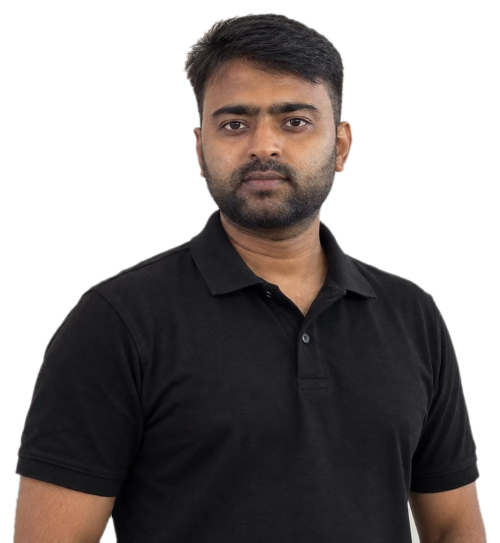
#> input picture assets/prince.webp, 1000 x 1085 px (shown at 1/2 size)
$ python make_og.py
#> lines starting #> are read from the running program, lines starting #| are printed output that depends on the picture
"""Generate assets/og.png (1200x630) in the site's midnight style, with the photo cutout.
Run:  python tools/make_og.py   (after tools/make_photo.py)"""
import os
from PIL import Image, ImageDraw, ImageFont, ImageFilter, ImageOps

W, H = 1200, 630
ROOT = os.path.dirname(os.path.dirname(os.path.abspath(__file__)))
OUT = os.path.join(ROOT, "assets", "og.png")
PHOTO = os.path.join(ROOT, "assets", "prince.webp")
FONTS = r"C:\Windows\Fonts"

BG, GOLD, INK, MUTED = (7, 9, 15), (143, 227, 194), (244, 246, 250), (148, 162, 179)
bold = lambda s: ImageFont.truetype(f"{FONTS}\\segoeuib.ttf", s)
reg = lambda s: ImageFont.truetype(f"{FONTS}\\segoeui.ttf", s)
serif_i = lambda s: ImageFont.truetype(f"{FONTS}\\georgiai.ttf", s)

# Background: midnight navy with a deep blue glow behind the photo
img = Image.new("RGB", (W, H), BG)
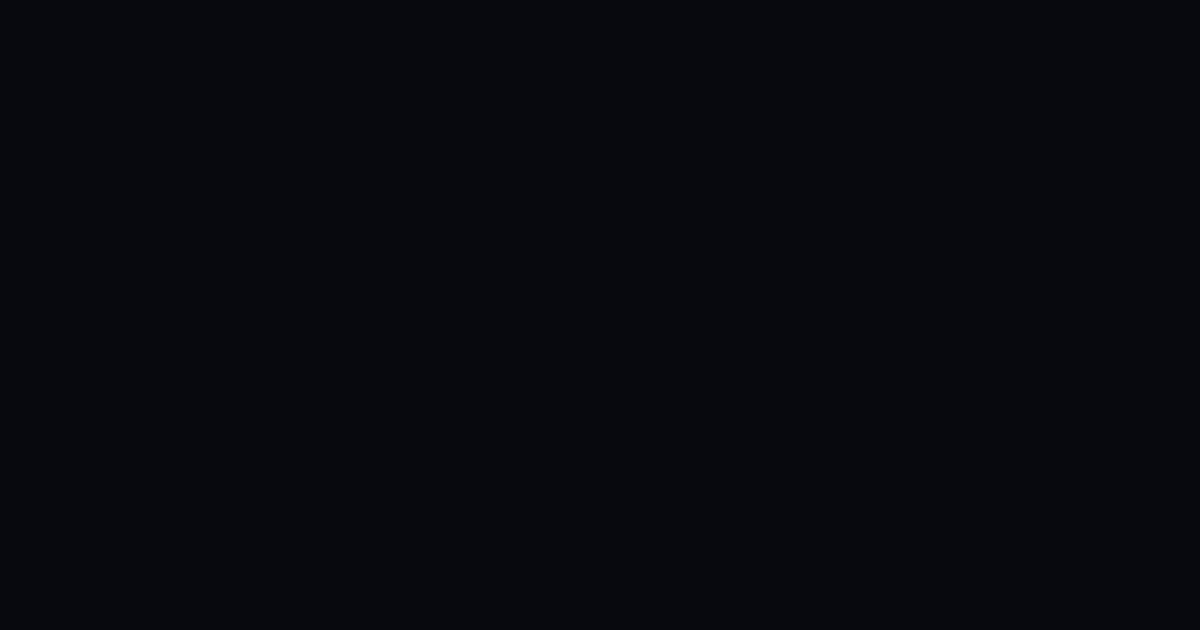
#> img: PIL image 1200x630 RGB; mean R, G, B 7, 9, 15
glow = Image.new("RGB", (W, H), BG)
g = ImageDraw.Draw(glow)
g.ellipse((640, 40, 1260, 720), fill=(47, 107, 255))
glow = glow.filter(ImageFilter.GaussianBlur(140))
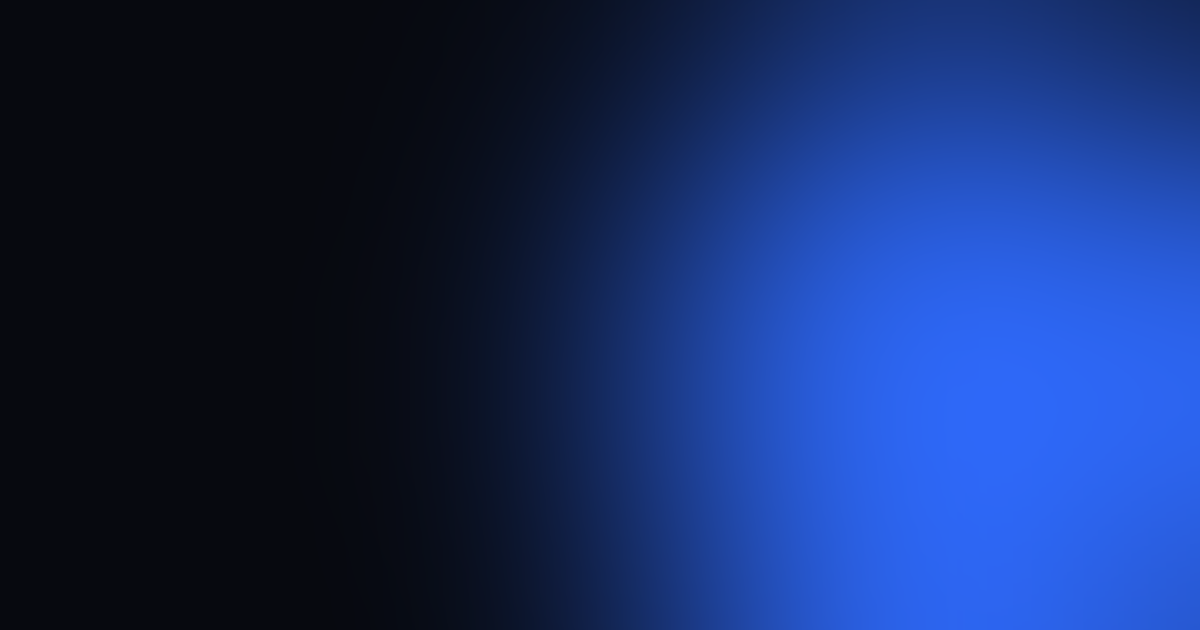
#> glow: PIL image 1200x630 RGB; mean R, G, B 21.4, 44.2, 101.2
img = Image.blend(img, glow, 0.5)
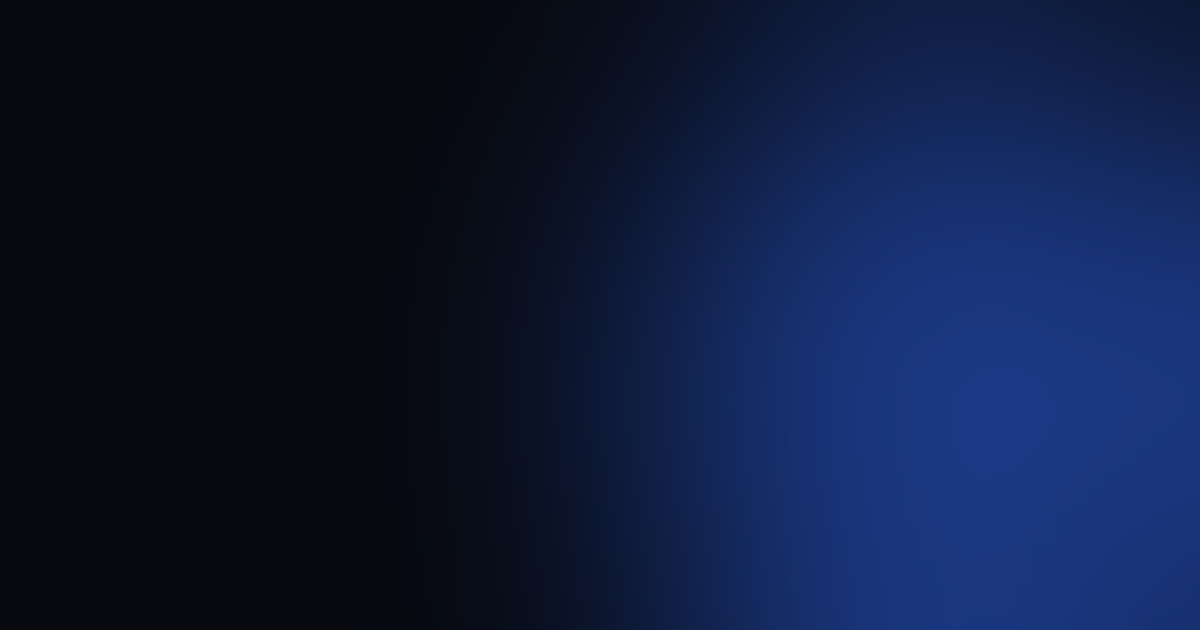
#> img: PIL image 1200x630 RGB; mean R, G, B 14, 26.4, 57.9

# Photo cutout, grayscale, anchored bottom-right
photo = Image.open(PHOTO).convert("RGBA")
#> photo is the input picture: PIL image 1000x1085 RGBA; mean R, G, B, A 35.3, 30, 29.2, 141.7
ph = 600
photo = photo.resize((round(photo.width * ph / photo.height), ph), Image.LANCZOS)
#> photo: PIL image 553x600 RGBA
gray = ImageOps.grayscale(photo).convert("RGBA"); gray.putalpha(photo.getchannel("A"))
#> after `gray = ImageOps.grayscale(photo).convert('RGBA')`:
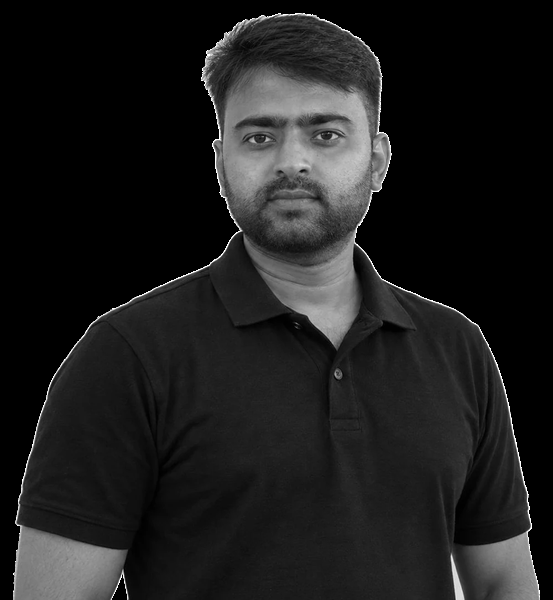
#> gray: PIL image 553x600 RGBA; mean R, G, B, A 29.1, 29.1, 29.1, 255
#> after `gray.putalpha(photo.getchannel('A'))`:
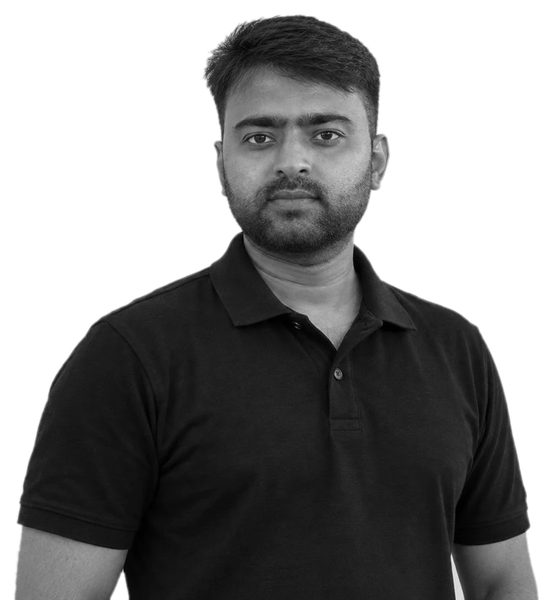
#> gray: PIL image 553x600 RGBA; mean R, G, B, A 29.1, 29.1, 29.1, 141.7; transparent parts drawn white
img = img.convert("RGBA")
#> img: PIL image 1200x630 RGBA
img.alpha_composite(gray, (W - gray.width - 40, H - gray.height))
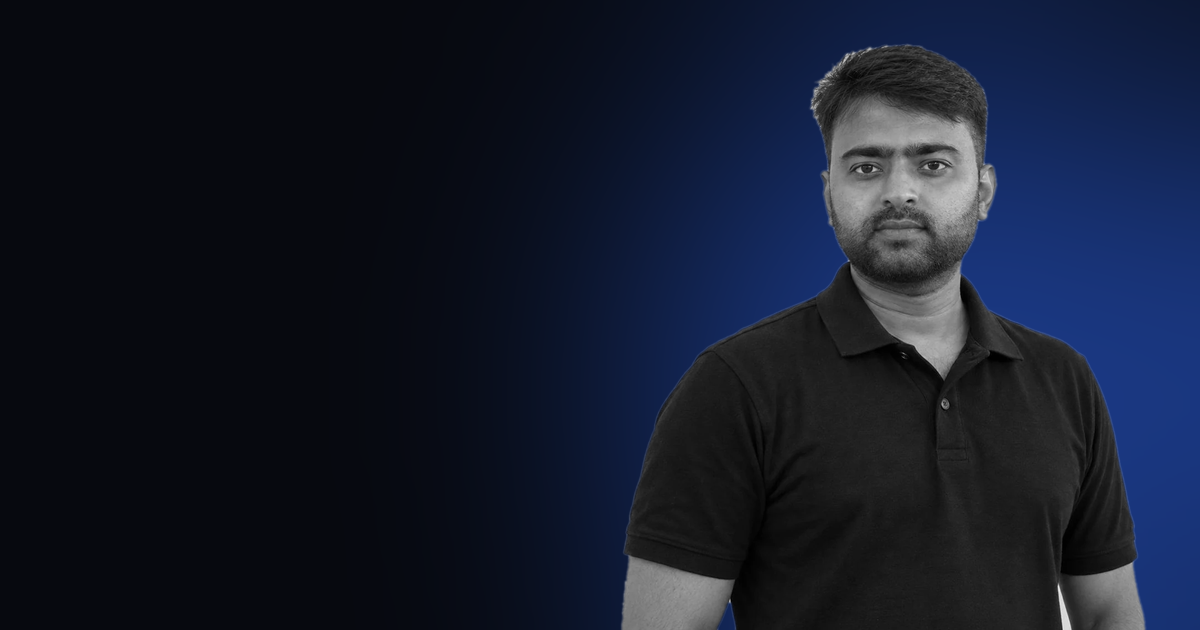
#> img: PIL image 1200x630 RGBA; mean R, G, B, A 20.5, 26.8, 43, 255
img = img.convert("RGB")
#> img: PIL image 1200x630 RGB

d = ImageDraw.Draw(img)
PAD = 72

# Badge
badge = "AI  ·  Automation  ·  Full-stack"
bf = reg(20); bw = d.textlength(badge, font=bf)
#> after `bw = d.textlength(badge, font=bf)`: bw = 294.2
d.rectangle((PAD, 70, PAD + bw + 36, 70 + 40), fill=(143, 227, 194))
d.text((PAD + 18, 77), badge, font=bf, fill=(6, 18, 14))

# Headline
d.text((PAD - 4, 138), "Hi, I'm Prince", font=bold(84), fill=INK)
d.text((PAD - 2, 236), "Forward Deployed", font=serif_i(76), fill=GOLD)
d.text((PAD - 2, 318), "Engineer", font=serif_i(76), fill=GOLD)


# Blurb (wrapped to the left 55%)
tf = reg(24)
blurb = ("I go close to the real problem, build the solution, deploy it into "
         "your environment, and make sure it actually works.")
words, lines, cur = blurb.split(), [], ""
for w in words:
    t = (cur + " " + w).strip()
    if d.textlength(t, font=tf) > 560: lines.append(cur); cur = w
    else: cur = t
#> after the loop, lines = 2 items
lines.append(cur)
y = 440
for ln in lines:
    d.text((PAD, y), ln, font=tf, fill=MUTED); y += 33
#> this loop made 3 passes
#> y on passes 1 to 2: 473, 506
#> (ln, y) on pass 3: ('make sure it actually works.', 539)
#> after the loop, y = 539

# URL
d.text((PAD, 566), "sagarprince05.github.io", font=bold(20), fill=GOLD)

img.save(OUT, "PNG", optimize=True)
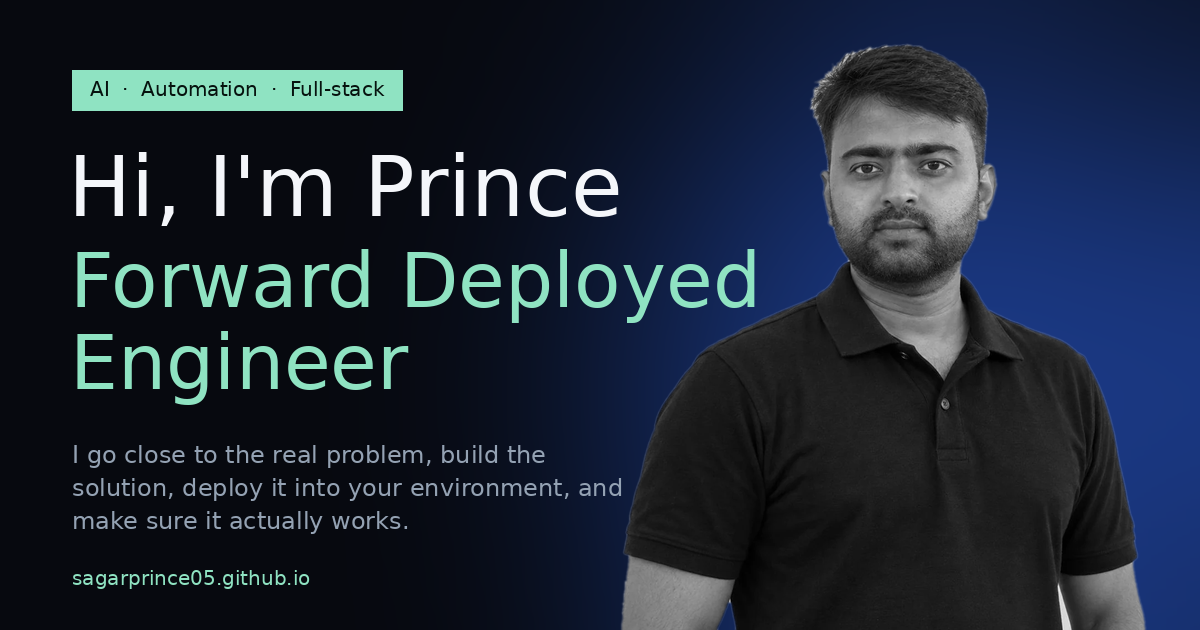
#> saved as og.png: PIL image 1200x630 RGB; mean R, G, B 29.6, 39.2, 53.7
print("wrote", OUT, img.size, round(os.path.getsize(OUT) / 1024), "KB")
#| wrote assets/og.png (1200, 630) 241 KB
